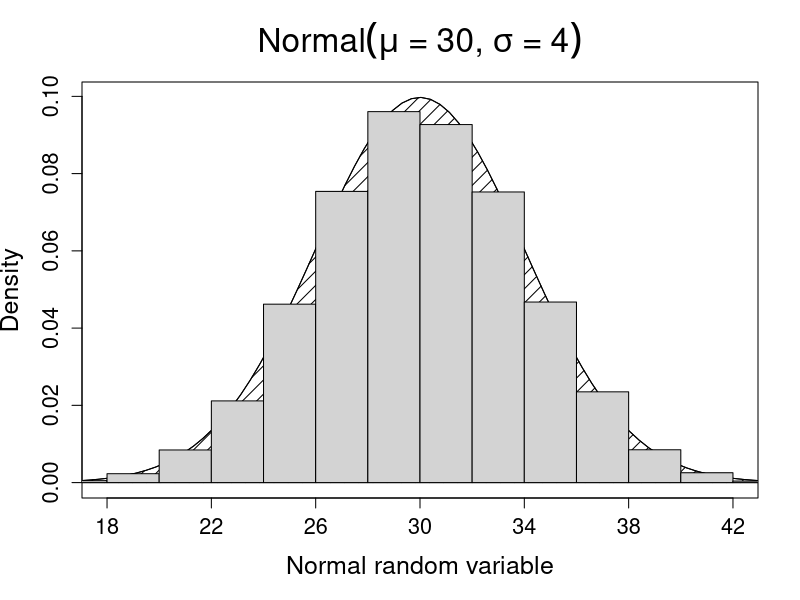

R code for this plot: (Note: this script raises an error after producing the figure.)
mu <- 30
sigma <- 4

len <- 100
xmin <- mu-3*sigma; xmax <- mu+3*sigma
x <- seq(xmin*(abs(sign(xmin) - 0.2)),xmax*(abs(sign(xmax) + 0.2)),len=len)

#1 <- 11; x2 <- 14
# <- sort(c(x,x1,x2))
#len <- len + 2

dev.new(width=11,height=5)

y <- dnorm(x,mean=mu,sd=sigma)

plot(x, y, type="l", ylab="Density",
  xlab="Normal random variable", xlim=c(xmin,xmax),
  main=bquote("Normal"*(mu*" = "*.(mu)*", " *sigma*" = "*.(sigma))),
  cex.lab=1.5, cex.axis=1.3, cex.main=2, xaxt="n" )

axis(1,at=seq(18,42,by=4),labels=seq(18,42,by=4), cex.axis=1.3)


polygon(c(x[1],x,x[len]),c(0,y,0),col=1,density=10)

set.seed(628911112)

hist(rnorm(10000,mu,sigma),add=T,freq=F)

lines(c(8,8), c(0, dnorm(8,mean=mu,sd=sigma)), col=2)

polygon(c(x1,x[x>=x1 & x<=x2],x2),c(0,y[x>=x1 & x<=x2],0),col=2,density=20)


###############################

z <- seq(-3.5,3.5,len=300)
z <- sort(c(z, seq(-3,3,by=1)))


y <- dnorm(z,0,1)

plot(z, y, type="l", xlim=c(-3,3), ylim=c(-0.05,0.45), xaxt="n", yaxt="n")

axis(1,at=seq(-3,3,by=1),labels=c(expression(mu-3*sigma),~mu-2*sigma,
   ~mu-sigma,~mu,~mu+sigma,~mu+2*sigma,~mu+3*sigma), cex.axis=1.5)


polygon(c(0,z[z>=0 & z<=1],1),c(0,y[z>=0 & z<=1],0),col=3,density=20,lwd=1)
polygon(c(1,z[z>=1 & z<=2],2),c(0,y[z>=1 & z<=2],0),col=2,density=20,lwd=1)
polygon(c(2,z[z>=2 & z<=3.5],3.5),c(0,y[z>=2 & z<=3.5],0),col=4,density=20,lwd=1)

polygon(c(-1,z[z>=-1 & z<=0],0),c(0,y[z>=-1 & z<=0],0),col=3,density=20,lwd=1)
polygon(c(-2,z[z>=-2 & z<=-1],-1),c(0,y[z>=-2 & z<=-1],0),col=2,density=20,lwd=1)
polygon(c(-3.5,z[z>=-3.5 & z<=-2],-2),c(0,y[z>=-3.5 & z<=-2],0),col=4,density=20,lwd=1)


lines(c(-2,-2), c(-0.1, dnorm(-2,mean=0,sd=1)), col=1, lwd=3)
lines(c(-1,-1), c(-0.1, dnorm(-1,mean=0,sd=1)), col=1, lwd=3)
lines(c(0,0), c(-0.1, dnorm(0,mean=0,sd=1)), col=1, lwd=3)
lines(c(1,1), c(-0.1, dnorm(1,mean=0,sd=1)), col=1, lwd=3)
lines(c(2,2), c(-0.1, dnorm(2,mean=0,sd=1)), col=1, lwd=3)
lines(z, y, lwd=3)
abline(h=0,lwd=3)


text(x=-2.5,y=-0.04,labels=0.02, cex=2, col=4)
text(x=-1.5,y=-0.04,labels=0.14, cex=2, col=2)
text(x=-0.5,y=-0.04,labels=0.34, cex=2, col=3)
text(x=0.5,y=-0.04,labels=0.34, cex=2, col=3)
text(x=1.5,y=-0.04,labels=0.14, cex=2, col=2)
text(x=2.5,y=-0.04,labels=0.02, cex=2, col=4)




#######################


mu <- 30
sigma <- 4

len <- 100
xmin <- mu-3*sigma; xmax <- mu+3*sigma
x <- seq(xmin*(abs(sign(xmin) - 0.2)),xmax*(abs(sign(xmax) + 0.2)),len=len)

#1 <- 11; x2 <- 14
# <- sort(c(x,x1,x2))
#len <- len + 2

dev.new(width=11,height=5)

y <- dnorm(x,mean=mu,sd=sigma)

plot(x, y, type="l", ylab="Density",
  xlab="Salary", xlim=c(xmin,xmax),
  main=bquote("Normal"*(mu*" = "*.(mu)*", " *sigma*" = "*.(sigma))),
  cex.lab=1.5, cex.axis=1.3, cex.main=2, xaxt="n")

axis(1,at=seq(18,42,by=4),labels=seq(18,42,by=4), cex.axis=1.3)


polygon(c(x[1],x,x[len]),c(0,y,0),col=1,density=10)


lines(c(22,22), c(0, dnorm(22,mean=mu,sd=sigma)))
lines(c(26,26), c(0, dnorm(26,mean=mu,sd=sigma)))
lines(c(30,30), c(0, dnorm(30,mean=mu,sd=sigma)))
lines(c(34,34), c(0, dnorm(34,mean=mu,sd=sigma)))
lines(c(38,38), c(0, dnorm(38,mean=mu,sd=sigma)))




#####################


pnorm(26,mean=mu,sd=sigma,lower=F)

pnorm(26,mean=mu,sd=sigma,lower=F)-pnorm(34,mean=mu,sd=sigma,lower=F)

pnorm(36,mean=mu,sd=sigma,lower=F)



######################



z <- seq(-3.5,3.5,len=300)
z <- sort(c(z, seq(-3,3,by=1)))


y <- dnorm(z,0,1)

plot(z, y, type="l", xlim=c(-3,3),
      ylab="Density",xlab="Standard Normal Variable",
      cex.lab=1.5, cex.axis=1.3, cex.main=2)






#######################



z <- seq(-3.5,3.5,len=300)
z <- sort(c(z, seq(-3,3,by=1)))


y <- dnorm(z,0,1)

plot(z, y, type="l", xlim=c(-3,3),
      ylab="Density",xlab="Z",
      cex.lab=1.5, cex.axis=1.3, cex.main=2)





polygon(c(1.5,z[z>=1.5],3.5),c(0,y[z>=1.5],0),col=1,density=10,lwd=1)

polygon(c(-3.5,z[z<=-1.5],-1.5),c(0,y[z<=-1.5],0),col=1,density=10,lwd=1)


polygon(c(-3.5,z[z<=1.5],1.5),c(0,y[z<=1.5],0),col=1,density=10,lwd=1)


polygon(c(-1.5,z[z>=-1.5],3.5),c(0,y[z>=-1.5],0),col=1,density=10,lwd=1)

#########################
set.seed(112187721)

x <- round(rnorm(40, mean=30, sd=4),3)

hist(x, xlab="Values")
boxplot(x, ylab="Values")


dev.new(width=11,height=5)

qqnorm(x); qqline(x)

shapiro.test(x)

set.seed(112187721)

x <- round(rexp(40, rate=1),3)

hist(x, xlab="Values")
boxplot(x, ylab="Values")

qqnorm(x1); qqline(x1)









#########################
